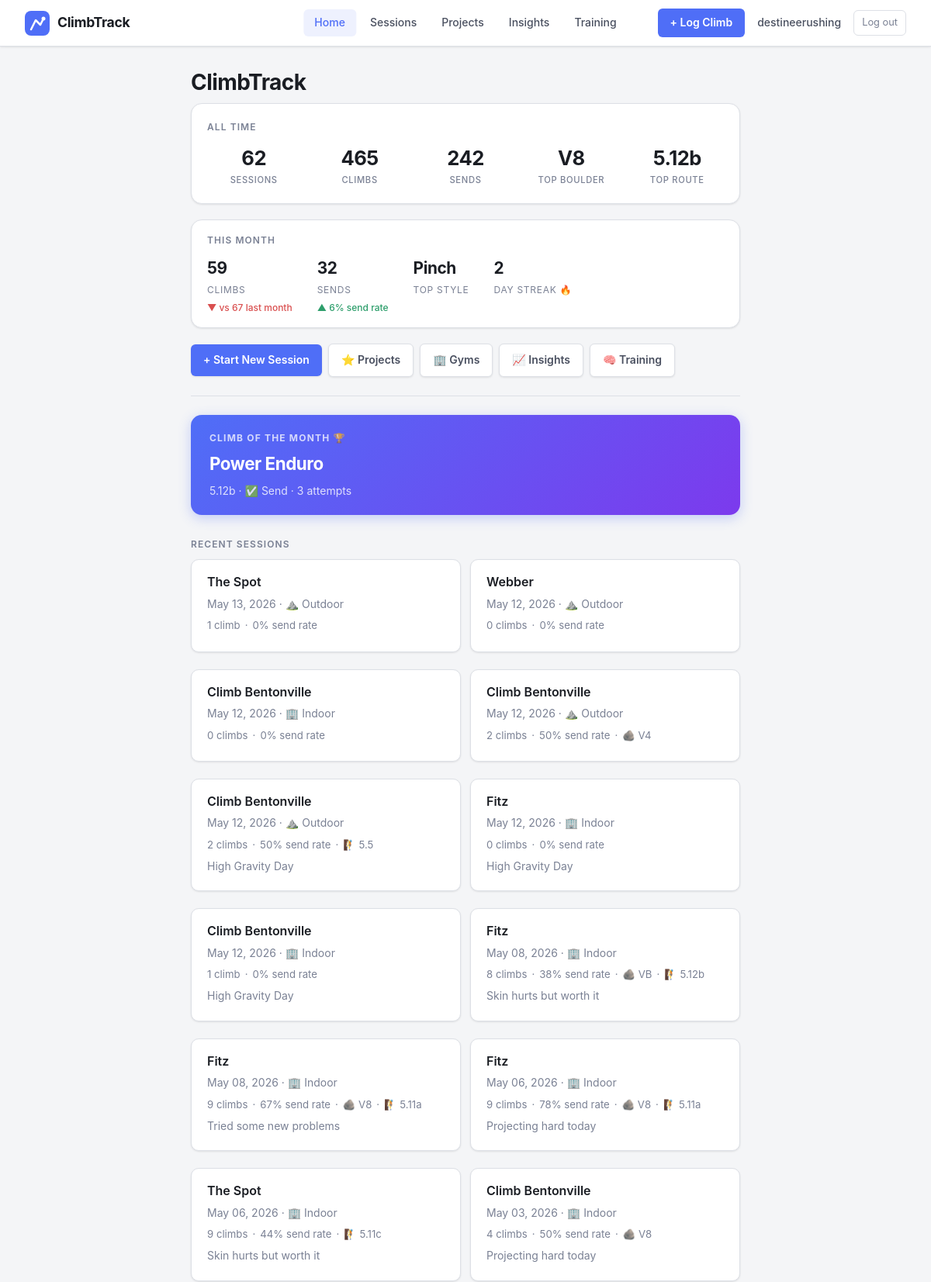
Screenshot of / (signed in, upper part) with the database file from the repository.
### app.py (models this page shows, shortened)
class User(UserMixin, db.Model):
    id = db.Column(db.Integer, primary_key=True)
    email = db.Column(db.String(150), unique=True, nullable=False)
    display_name = db.Column(db.String(100), nullable=False)
    password_hash = db.Column(db.String(256), nullable=False)
    created_at = db.Column(db.DateTime, default=datetime.utcnow)
    sessions = db.relationship('Session', backref='user', lazy=True)

class Climb(db.Model):
    id = db.Column(db.Integer, primary_key=True)
    session_id = db.Column(db.Integer, db.ForeignKey('session.id'), nullable=True)
    route_id = db.Column(db.Integer, db.ForeignKey('route.id'), nullable=True)
    climb_name = db.Column(db.String(100))
    discipline = db.Column(db.String(20), default='boulder')  # 'boulder' or 'route'
    grade = db.Column(db.String(20))
    attempts = db.Column(db.Integer)
    result = db.Column(db.String(20), default='attempt')
    notes = db.Column(db.String(500))
    style_tags = db.Column(db.String(300))  # comma-separated e.g. "crimp,overhang"
    photo_filename = db.Column(db.String(200))
    video_url = db.Column(db.String(500))
    def get_style_tags(self):
        if not self.style_tags:
            return []
        return [t.strip() for t in self.style_tags.split(',') if t.strip()]

class Session(db.Model):
    id = db.Column(db.Integer, primary_key=True)
    date = db.Column(db.DateTime, default=datetime.utcnow)
    gym_id = db.Column(db.Integer, db.ForeignKey('gym.id'), nullable=True)
    user_id = db.Column(db.Integer, db.ForeignKey('user.id'), nullable=True)
    location = db.Column(db.String(100))
    session_type = db.Column(db.String(20), default='indoor')
    notes = db.Column(db.String(300))
    climbs = db.relationship('Climb', backref='session', lazy=True)

class Gym(db.Model):
    id = db.Column(db.Integer, primary_key=True)
    name = db.Column(db.String(100), nullable=False, unique=True)
    address = db.Column(db.String(200))
    is_outdoor = db.Column(db.Boolean, default=False)
    image_filename = db.Column(db.String(200))
    created_at = db.Column(db.DateTime, default=datetime.utcnow)
    sessions = db.relationship('Session', backref='gym', lazy=True)
    routes = db.relationship('Route', backref='gym', lazy=True)

### app.py (the view)
@app.route("/")
@login_required
def home():
    sessions = Session.query.order_by(Session.date.desc()).all()
    session_stats = {s.id: compute_stats(s.climbs) for s in sessions}
    all_climbs = Climb.query.all()
    all_time = compute_stats(all_climbs)
    all_time['total_sessions'] = len(sessions)
    from datetime import date
    today = datetime.utcnow()
    this_month_start = today.replace(day=1, hour=0, minute=0, second=0, microsecond=0)
    last_month_start = (this_month_start.replace(day=1) - __import__('datetime').timedelta(days=1)).replace(day=1)
    this_month_climbs = [c for c in all_climbs if c.session and c.session.date >= this_month_start]
    last_month_climbs = [c for c in all_climbs if c.session and last_month_start <= c.session.date < this_month_start]
    this_month_stats = compute_stats(this_month_climbs)
    last_month_stats = compute_stats(last_month_climbs)
    rate_diff = this_month_stats['send_rate'] - last_month_stats['send_rate'] if last_month_climbs else None
    tag_counts = {}
    for c in this_month_climbs:
        for tag in c.get_style_tags():
            tag_counts[tag] = tag_counts.get(tag, 0) + 1
    top_tag = max(tag_counts, key=tag_counts.get) if tag_counts else None
    session_dates = sorted(set(s.date.date() for s in sessions), reverse=True)
    streak = 0
    if session_dates:
        from datetime import date, timedelta
        check = date.today()
        for d in session_dates:
            if d == check or d == check - timedelta(days=1):
                streak += 1
                check = d
            else:
                break
    trends = {
        'this_month_climbs': this_month_stats['total'],
        'last_month_climbs': last_month_stats['total'],
        'this_month_sends': this_month_stats['sends'],
        'this_month_send_rate': this_month_stats['send_rate'],
        'rate_diff': rate_diff,
        'top_tag': top_tag,
        'streak': streak,
    }
    cotm = None
    this_month_sends = [
        c for c in this_month_climbs
        if c.result in SEND_RESULTS and c.grade and c.discipline
    ]
    if this_month_sends:
        result_bonus = {'onsight': 300, 'flash': 200, 'send': 100}
        def cotm_score(c):
            rank = GRADE_RANK.get((c.discipline, c.grade), 0)
            bonus = result_bonus.get(c.result, 0)
            attempts_penalty = c.attempts or 1
            return (rank * 100) + bonus - attempts_penalty
        cotm = max(this_month_sends, key=cotm_score)
    return render_template(
        "index.html",
        sessions=sessions,
        session_stats=session_stats,
        all_time=all_time,
        trends=trends,
        cotm=cotm,
        result_labels=RESULT_LABELS,
    )

### app.py (called while the page is built)
@login_manager.user_loader
def load_user(user_id):
    return User.query.get(int(user_id))

def compute_stats(climbs):
    total = len(climbs)
    sends = sum(1 for c in climbs if c.result in SEND_RESULTS)
    send_rate = round((sends / total) * 100) if total > 0 else 0
    sent_climbs = [c for c in climbs if c.result in SEND_RESULTS and c.grade]
    def find_hardest(discipline):
        candidates = [c.grade for c in sent_climbs if c.discipline == discipline]
        if not candidates:
            return None
        return max(candidates, key=lambda g: GRADE_RANK.get((discipline, g), -1))
    hardest_boulder = find_hardest('boulder')
    hardest_route = find_hardest('route')
    breakdown = {rt: sum(1 for c in climbs if c.result == rt) for rt in RESULT_TYPES}
    return {
        'total': total,
        'sends': sends,
        'send_rate': send_rate,
        'hardest_boulder': hardest_boulder,
        'hardest_route': hardest_route,
        'breakdown': breakdown,
    }

### templates/index.html (shortened to what this page needs)
<!DOCTYPE html>
<html>
<head>
    <link rel="stylesheet" href="{{ url_for('static', filename='style.css') }}">
</head>
<body>
    <header class="desktop-nav">
        <a href="/" class="desktop-nav-logo">
            <span class="desktop-nav-wordmark">ClimbTrack</span>
        </a>
        <nav class="desktop-nav-links">
            <a href="/" class="desktop-nav-link active">Home</a>
            <a href="/gyms" class="desktop-nav-link">Sessions</a>
            <a href="/projects" class="desktop-nav-link">Projects</a>
            <a href="/insights" class="desktop-nav-link">Insights</a>
            <a href="/training" class="desktop-nav-link">Training</a>
        </nav>
        <div class="desktop-nav-user">
            <a href="/session/new" class="desktop-nav-cta">+ Log Climb</a>
            <span class="desktop-nav-name">{{ current_user.display_name }}</span>
            <a href="/logout" class="desktop-nav-logout">Log out</a>
        </div>
    </header>
    <h1>ClimbTrack</h1>
    {% if all_time.total > 0 %}
    <div class="stats-card">
        <h3>All Time</h3>
        <div class="stats-grid">
            <div class="stat">
                <div class="stat-value">{{ all_time.total_sessions }}</div>
                <div class="stat-label">Sessions</div>
            </div>
            <div class="stat">
                <div class="stat-value">{{ all_time.total }}</div>
                <div class="stat-label">Climbs</div>
            </div>
            <div class="stat">
                <div class="stat-value">{{ all_time.sends }}</div>
                <div class="stat-label">Sends</div>
            </div>
            <div class="stat">
                <div class="stat-value">{{ all_time.hardest_boulder or '—' }}</div>
                <div class="stat-label">Top Boulder</div>
            </div>
            <div class="stat">
                <div class="stat-value">{{ all_time.hardest_route or '—' }}</div>
                <div class="stat-label">Top Route</div>
            </div>
        </div>
    </div>
    {% if trends.this_month_climbs > 0 or trends.streak > 1 %}
    <div class="trends-card">
        <p class="section-heading" style="margin-top: 0">This Month</p>
        <div class="trends-grid">
            <div class="trend-item">
                <span class="trend-value">{{ trends.this_month_climbs }}</span>
                <span class="trend-label">climbs</span>
                {% if trends.last_month_climbs > 0 %}
                <span class="trend-delta {% if trends.this_month_climbs >= trends.last_month_climbs %}trend-up{% else %}trend-down{% endif %}">
                    {% if trends.this_month_climbs >= trends.last_month_climbs %}▲{% else %}▼{% endif %}
                    vs {{ trends.last_month_climbs }} last month
                </span>
                {% endif %}
            </div>
            <div class="trend-item">
                <span class="trend-value">{{ trends.this_month_sends }}</span>
                <span class="trend-label">sends</span>
                {% if trends.rate_diff is not none %}
                <span class="trend-delta {% if trends.rate_diff >= 0 %}trend-up{% else %}trend-down{% endif %}">
                    {% if trends.rate_diff >= 0 %}▲{% else %}▼{% endif %}
                    {{ trends.rate_diff | abs }}% send rate
                </span>
                {% endif %}
            </div>
            {% if trends.top_tag %}
            <div class="trend-item">
                <span class="trend-value">{{ trends.top_tag | capitalize }}</span>
                <span class="trend-label">top style</span>
            </div>
            {% endif %}
            {% if trends.streak > 1 %}
            <div class="trend-item">
                <span class="trend-value">{{ trends.streak }}</span>
                <span class="trend-label">day streak 🔥</span>
            </div>
            {% endif %}
        </div>
    </div>
    {% endif %}
    {% endif %}
    <div class="btn-row">
        <a href="/session/new" class="btn">+ Start New Session</a>
        <a href="/projects" class="btn btn-secondary">⭐ Projects</a>
        <a href="/gyms" class="btn btn-secondary">🏢 Gyms</a>
        <a href="/insights" class="btn btn-secondary">📈 Insights</a>
        <a href="/training" class="btn btn-secondary">🧠 Training</a>
    </div>
    <hr>
    {% if cotm %}
    <div class="cotm-card">
        <p class="cotm-label">Climb of the Month 🏆</p>
        <p class="cotm-name">
            {% if cotm.route_id %}
            <a href="/route/{{ cotm.route_id }}">{{ cotm.climb_name }}</a>
            {% else %}
            {{ cotm.climb_name }}
            {% endif %}
        </p>
        <p class="cotm-detail">
            {{ cotm.grade }} · {{ result_labels[cotm.result] }} · {{ cotm.attempts }} attempt{% if cotm.attempts != 1 %}s{% endif %}
        </p>
    </div>
    {% endif %}
    <h2 class="section-heading">Recent Sessions</h2>
    {% if sessions %}
        <div class="card-grid">
        {% for session in sessions %}
        {% set stats = session_stats[session.id] %}
        <div class="card">
            <h3><a href="/session/{{ session.id }}">{{ session.gym.name if session.gym else session.location }}</a></h3>
            <p class="muted">
                {{ session.date.strftime('%B %d, %Y') }} ·
                {% if session.session_type == 'outdoor' %}⛰️ Outdoor{% else %}🏢 Indoor{% endif %}
            </p>
            <div class="mini-stats">
                <span>{{ stats.total }} climb{% if stats.total != 1 %}s{% endif %}</span>
                <span>·</span>
                <span>{{ stats.send_rate }}% send rate</span>
                {% if stats.hardest_boulder %}
                <span>·</span>
                <span>🪨 {{ stats.hardest_boulder }}</span>
                {% endif %}
                {% if stats.hardest_route %}
                <span>·</span>
                <span>🧗 {{ stats.hardest_route }}</span>
                {% endif %}
            </div>
            {% if session.notes %}
                <p class="muted">{{ session.notes }}</p>
            {% endif %}
        </div>
        {% endfor %}
        </div>
    {% else %}
        <div class="empty-state">
            <div class="empty-state-icon">🧗</div>
            <p>No sessions yet. Start one above to begin tracking!</p>
        </div>
    {% endif %}
</body>
</html>

### rows the page displays
User: display_name "destineerushing"
Climb: grade "V8"
Climb: grade "5.12b"
Climb: climb_name "Power Enduro", grade "5.12b", result "✅ Send", attempts "3"
Climb: hardest_boulder "V4"
Climb: hardest_route "5.5"
Climb: hardest_boulder "VB"
Climb: hardest_route "5.12b"
Climb: hardest_boulder "V8"
Climb: hardest_route "5.11a"
Climb: hardest_boulder "V8"
Climb: hardest_route "5.11a"
Climb: hardest_route "5.11c"
Climb: hardest_boulder "V8"

### other values shown
{{ all_time.total_sessions }} "62"
{{ all_time.total }} "465"
{{ all_time.sends }} "242"
{{ trends.this_month_climbs }} "59"
{{ trends.last_month_climbs }} "67"
{{ trends.this_month_sends }} "32"
{{ trends.rate_diff | abs }} "6"
{{ trends.top_tag | capitalize }} "Pinch"
{{ trends.streak }} "2"
{{ session.gym.name if session.gym else session.location }} "The Spot"
{{ session.date.strftime('%B %d, %Y') }} "May 13, 2026"
{{ stats.total }} "1"
{{ stats.send_rate }} "0"
{{ session.gym.name if session.gym else session.location }} "Webber"
{{ session.date.strftime('%B %d, %Y') }} "May 12, 2026"
